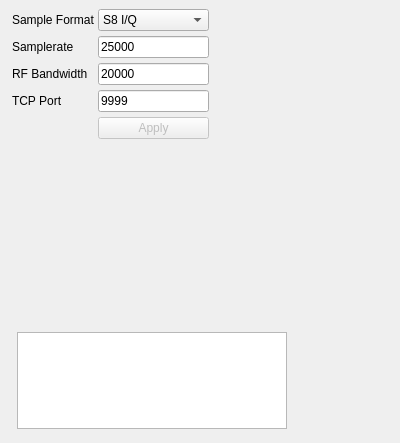
<?xml version="1.0" encoding="UTF-8"?>
<ui version="4.0">
 <class>TCPSrcGUI</class>
 <widget class="RollupWidget" name="TCPSrcGUI">
  <property name="geometry">
   <rect>
    <x>0</x>
    <y>0</y>
    <width>400</width>
    <height>443</height>
   </rect>
  </property>
  <property name="windowTitle">
   <string>TCP Sample Source</string>
  </property>
  <widget class="QWidget" name="widget" native="true">
   <property name="geometry">
    <rect>
     <x>10</x>
     <y>5</y>
     <width>201</width>
     <height>142</height>
    </rect>
   </property>
   <property name="windowTitle">
    <string>Settings</string>
   </property>
   <layout class="QGridLayout" name="gridLayout">
    <property name="margin">
     <number>2</number>
    </property>
    <property name="spacing">
     <number>3</number>
    </property>
    <item row="0" column="0">
     <widget class="QLabel" name="label">
      <property name="text">
       <string>Sample Format</string>
      </property>
     </widget>
    </item>
    <item row="3" column="1">
     <widget class="QLineEdit" name="tcpPort">
      <property name="text">
       <string>9999</string>
      </property>
     </widget>
    </item>
    <item row="2" column="0">
     <widget class="QLabel" name="label_3">
      <property name="text">
       <string>RF Bandwidth</string>
      </property>
     </widget>
    </item>
    <item row="1" column="1">
     <widget class="QLineEdit" name="sampleRate">
      <property name="text">
       <string>25000</string>
      </property>
     </widget>
    </item>
    <item row="2" column="1">
     <widget class="QLineEdit" name="rfBandwidth">
      <property name="text">
       <string>20000</string>
      </property>
     </widget>
    </item>
    <item row="1" column="0">
     <widget class="QLabel" name="label_2">
      <property name="text">
       <string>Samplerate</string>
      </property>
     </widget>
    </item>
    <item row="3" column="0">
     <widget class="QLabel" name="label_4">
      <property name="text">
       <string>TCP Port</string>
      </property>
     </widget>
    </item>
    <item row="0" column="1">
     <widget class="QComboBox" name="sampleFormat">
      <item>
       <property name="text">
        <string>S8 I/Q</string>
       </property>
      </item>
      <item>
       <property name="text">
        <string>S16LE I/Q</string>
       </property>
      </item>
     </widget>
    </item>
    <item row="4" column="1">
     <widget class="QPushButton" name="applyBtn">
      <property name="enabled">
       <bool>false</bool>
      </property>
      <property name="text">
       <string>Apply</string>
      </property>
     </widget>
    </item>
   </layout>
  </widget>
  <widget class="QWidget" name="spectrumBox" native="true">
   <property name="geometry">
    <rect>
     <x>15</x>
     <y>160</y>
     <width>231</width>
     <height>156</height>
    </rect>
   </property>
   <property name="windowTitle">
    <string>Channel Spectrum</string>
   </property>
   <layout class="QVBoxLayout" name="verticalLayout_2">
    <property name="spacing">
     <number>3</number>
    </property>
    <property name="margin">
     <number>2</number>
    </property>
    <item>
     <widget class="GLSpectrum" name="glSpectrum" native="true"/>
    </item>
    <item>
     <widget class="GLSpectrumGUISmall" name="spectrumGUI" native="true"/>
    </item>
   </layout>
  </widget>
  <widget class="QWidget" name="connectedClientsBox" native="true">
   <property name="geometry">
    <rect>
     <x>15</x>
     <y>330</y>
     <width>274</width>
     <height>101</height>
    </rect>
   </property>
   <property name="windowTitle">
    <string>Connected Clients (0)</string>
   </property>
   <layout class="QVBoxLayout" name="verticalLayout">
    <property name="spacing">
     <number>3</number>
    </property>
    <property name="margin">
     <number>2</number>
    </property>
    <item>
     <widget class="QTreeWidget" name="connections">
      <property name="rootIsDecorated">
       <bool>false</bool>
      </property>
      <property name="itemsExpandable">
       <bool>false</bool>
      </property>
      <attribute name="headerVisible">
       <bool>false</bool>
      </attribute>
      <column>
       <property name="text">
        <string>IP:Port</string>
       </property>
      </column>
     </widget>
    </item>
   </layout>
  </widget>
 </widget>
 <customwidgets>
  <customwidget>
   <class>RollupWidget</class>
   <extends>QWidget</extends>
   <header>gui/rollupwidget.h</header>
   <container>1</container>
  </customwidget>
  <customwidget>
   <class>GLSpectrum</class>
   <extends>QWidget</extends>
   <header>gui/glspectrum.h</header>
   <container>1</container>
  </customwidget>
  <customwidget>
   <class>GLSpectrumGUISmall</class>
   <extends>QWidget</extends>
   <header>gui/glspectrumguismall.h</header>
   <container>1</container>
  </customwidget>
 </customwidgets>
 <tabstops>
  <tabstop>sampleFormat</tabstop>
  <tabstop>sampleRate</tabstop>
  <tabstop>rfBandwidth</tabstop>
  <tabstop>tcpPort</tabstop>
  <tabstop>applyBtn</tabstop>
  <tabstop>connections</tabstop>
 </tabstops>
 <resources/>
 <connections/>
</ui>
